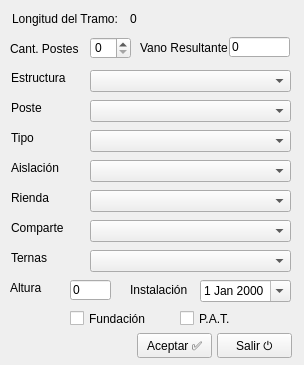
<?xml version="1.0" encoding="UTF-8"?>
<ui version="4.0">
 <class>Form</class>
 <widget class="QWidget" name="Form">
  <property name="windowModality">
   <enum>Qt::ApplicationModal</enum>
  </property>
  <property name="geometry">
   <rect>
    <x>0</x>
    <y>0</y>
    <width>304</width>
    <height>365</height>
   </rect>
  </property>
  <property name="windowTitle">
   <string>Insertar Apoyos</string>
  </property>
  <property name="inputMethodHints">
   <set>Qt::ImhNone</set>
  </property>
  <widget class="QDateEdit" name="datInstalacion">
   <property name="geometry">
    <rect>
     <x>200</x>
     <y>280</y>
     <width>91</width>
     <height>22</height>
    </rect>
   </property>
   <property name="calendarPopup">
    <bool>true</bool>
   </property>
  </widget>
  <widget class="QLabel" name="label">
   <property name="geometry">
    <rect>
     <x>12</x>
     <y>11</y>
     <width>111</width>
     <height>16</height>
    </rect>
   </property>
   <property name="text">
    <string>Longitud del Tramo:</string>
   </property>
  </widget>
  <widget class="QComboBox" name="cmbEstructura">
   <property name="geometry">
    <rect>
     <x>90</x>
     <y>70</y>
     <width>201</width>
     <height>22</height>
    </rect>
   </property>
  </widget>
  <widget class="QLabel" name="label_3">
   <property name="geometry">
    <rect>
     <x>11</x>
     <y>70</y>
     <width>71</width>
     <height>16</height>
    </rect>
   </property>
   <property name="text">
    <string>Estructura</string>
   </property>
  </widget>
  <widget class="QLabel" name="label_4">
   <property name="geometry">
    <rect>
     <x>11</x>
     <y>100</y>
     <width>71</width>
     <height>16</height>
    </rect>
   </property>
   <property name="text">
    <string>Poste</string>
   </property>
  </widget>
  <widget class="QLabel" name="label_10">
   <property name="geometry">
    <rect>
     <x>130</x>
     <y>280</y>
     <width>61</width>
     <height>20</height>
    </rect>
   </property>
   <property name="text">
    <string>Instalación</string>
   </property>
  </widget>
  <widget class="QPushButton" name="cmdAceptar">
   <property name="geometry">
    <rect>
     <x>137</x>
     <y>333</y>
     <width>75</width>
     <height>25</height>
    </rect>
   </property>
   <property name="text">
    <string>Aceptar ✅</string>
   </property>
   <property name="shortcut">
    <string>Return</string>
   </property>
  </widget>
  <widget class="QLabel" name="lblSubzona">
   <property name="geometry">
    <rect>
     <x>330</x>
     <y>352</y>
     <width>91</width>
     <height>20</height>
    </rect>
   </property>
   <property name="frameShape">
    <enum>QFrame::NoFrame</enum>
   </property>
   <property name="text">
    <string/>
   </property>
   <property name="alignment">
    <set>Qt::AlignLeading|Qt::AlignLeft|Qt::AlignVCenter</set>
   </property>
  </widget>
  <widget class="QPushButton" name="cmdSalir">
   <property name="geometry">
    <rect>
     <x>217</x>
     <y>333</y>
     <width>75</width>
     <height>25</height>
    </rect>
   </property>
   <property name="text">
    <string>Salir ⏻</string>
   </property>
   <property name="shortcut">
    <string>Esc</string>
   </property>
  </widget>
  <widget class="QComboBox" name="cmbPoste">
   <property name="geometry">
    <rect>
     <x>90</x>
     <y>100</y>
     <width>201</width>
     <height>22</height>
    </rect>
   </property>
  </widget>
  <widget class="QLabel" name="label_12">
   <property name="geometry">
    <rect>
     <x>11</x>
     <y>130</y>
     <width>71</width>
     <height>16</height>
    </rect>
   </property>
   <property name="text">
    <string>Tipo</string>
   </property>
  </widget>
  <widget class="QComboBox" name="cmbTipo">
   <property name="geometry">
    <rect>
     <x>90</x>
     <y>130</y>
     <width>201</width>
     <height>22</height>
    </rect>
   </property>
  </widget>
  <widget class="QLabel" name="label_13">
   <property name="geometry">
    <rect>
     <x>11</x>
     <y>160</y>
     <width>71</width>
     <height>16</height>
    </rect>
   </property>
   <property name="text">
    <string>Aislación</string>
   </property>
  </widget>
  <widget class="QComboBox" name="cmbComparte">
   <property name="geometry">
    <rect>
     <x>90</x>
     <y>220</y>
     <width>201</width>
     <height>22</height>
    </rect>
   </property>
  </widget>
  <widget class="QComboBox" name="cmbAislacion">
   <property name="geometry">
    <rect>
     <x>90</x>
     <y>160</y>
     <width>201</width>
     <height>22</height>
    </rect>
   </property>
  </widget>
  <widget class="QLabel" name="label_14">
   <property name="geometry">
    <rect>
     <x>11</x>
     <y>190</y>
     <width>71</width>
     <height>16</height>
    </rect>
   </property>
   <property name="text">
    <string>Rienda</string>
   </property>
  </widget>
  <widget class="QLabel" name="label_15">
   <property name="geometry">
    <rect>
     <x>11</x>
     <y>220</y>
     <width>71</width>
     <height>16</height>
    </rect>
   </property>
   <property name="text">
    <string>Comparte</string>
   </property>
  </widget>
  <widget class="QComboBox" name="cmbRienda">
   <property name="geometry">
    <rect>
     <x>90</x>
     <y>190</y>
     <width>201</width>
     <height>22</height>
    </rect>
   </property>
  </widget>
  <widget class="QLabel" name="label_16">
   <property name="geometry">
    <rect>
     <x>11</x>
     <y>250</y>
     <width>71</width>
     <height>16</height>
    </rect>
   </property>
   <property name="text">
    <string>Ternas</string>
   </property>
  </widget>
  <widget class="QComboBox" name="cmbTernas">
   <property name="geometry">
    <rect>
     <x>90</x>
     <y>250</y>
     <width>201</width>
     <height>22</height>
    </rect>
   </property>
  </widget>
  <widget class="QCheckBox" name="chkFundacion">
   <property name="geometry">
    <rect>
     <x>70</x>
     <y>310</y>
     <width>91</width>
     <height>17</height>
    </rect>
   </property>
   <property name="text">
    <string>Fundación</string>
   </property>
   <property name="checked">
    <bool>false</bool>
   </property>
  </widget>
  <widget class="QCheckBox" name="chkPat">
   <property name="geometry">
    <rect>
     <x>180</x>
     <y>310</y>
     <width>61</width>
     <height>17</height>
    </rect>
   </property>
   <property name="text">
    <string>P.A.T.</string>
   </property>
   <property name="checked">
    <bool>false</bool>
   </property>
  </widget>
  <widget class="QLineEdit" name="txtAltura">
   <property name="geometry">
    <rect>
     <x>70</x>
     <y>280</y>
     <width>41</width>
     <height>20</height>
    </rect>
   </property>
   <property name="text">
    <string>0</string>
   </property>
  </widget>
  <widget class="QLabel" name="label_17">
   <property name="geometry">
    <rect>
     <x>10</x>
     <y>280</y>
     <width>60</width>
     <height>16</height>
    </rect>
   </property>
   <property name="inputMethodHints">
    <set>Qt::ImhFormattedNumbersOnly</set>
   </property>
   <property name="text">
    <string>Altura</string>
   </property>
  </widget>
  <widget class="QLineEdit" name="txtVano">
   <property name="geometry">
    <rect>
     <x>229</x>
     <y>37</y>
     <width>61</width>
     <height>20</height>
    </rect>
   </property>
   <property name="text">
    <string>0</string>
   </property>
  </widget>
  <widget class="QLabel" name="label_2">
   <property name="geometry">
    <rect>
     <x>10</x>
     <y>41</y>
     <width>80</width>
     <height>16</height>
    </rect>
   </property>
   <property name="text">
    <string>Cant. Postes</string>
   </property>
  </widget>
  <widget class="QSpinBox" name="spbCantidad">
   <property name="geometry">
    <rect>
     <x>90</x>
     <y>37</y>
     <width>41</width>
     <height>22</height>
    </rect>
   </property>
  </widget>
  <widget class="QLabel" name="label_5">
   <property name="geometry">
    <rect>
     <x>140</x>
     <y>40</y>
     <width>90</width>
     <height>16</height>
    </rect>
   </property>
   <property name="text">
    <string>Vano Resultante</string>
   </property>
  </widget>
  <widget class="QLabel" name="lblLongitud">
   <property name="geometry">
    <rect>
     <x>130</x>
     <y>11</y>
     <width>61</width>
     <height>16</height>
    </rect>
   </property>
   <property name="text">
    <string>0</string>
   </property>
  </widget>
 </widget>
 <resources/>
 <connections/>
</ui>
